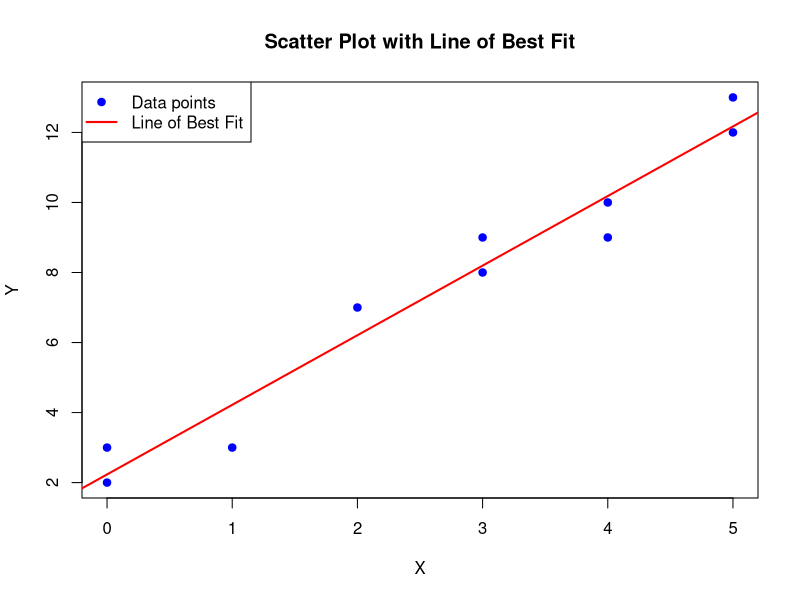

The R script that drew this image:
## ---- chunk 1
knitr::opts_chunk$set(echo = TRUE)
## ---- chunk 2
# Data
X <- c(0, 3, 2, 1, 5, 4, 3, 0, 4, 5)
Y <- c(2, 8, 7, 3, 12, 10, 9, 3, 9, 13)

# Number of data points
n <- length(X)

# Calculate means
X_bar <- mean(X)
Y_bar <- mean(Y)

# Calculate the components for the slope (m)
numerator <- sum((X - X_bar) * (Y - Y_bar))
denominator <- sum((X - X_bar)^2)

# Calculate the slope (m) and intercept (b)
m <- numerator / denominator
b <- Y_bar - m * X_bar

# Display the results
m
b
## ---- chunk 3
# Plot the data points
plot(X, Y, main = "Scatter Plot with Line of Best Fit", xlab = "X", ylab = "Y", pch = 19, col = "blue")

# Add the line of best fit
abline(a = b, b = m, col = "red", lwd = 2)

# Add legend
legend("topleft", legend = c("Data points", "Line of Best Fit"), col = c("blue", "red"), pch = c(19, NA), lty = c(NA, 1), lwd = c(NA, 2))
